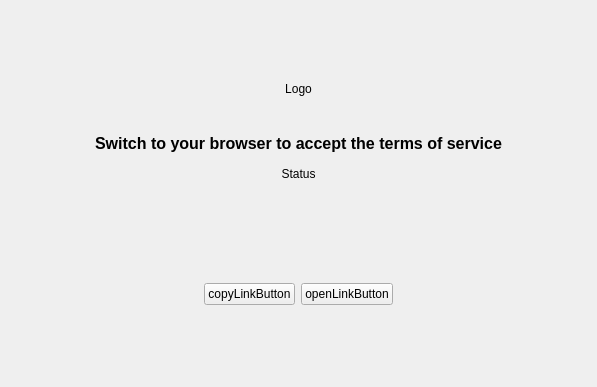
<?xml version="1.0" encoding="UTF-8"?>
<ui version="4.0">
 <class>TermsOfServiceCheckWidget</class>
 <widget class="QWidget" name="TermsOfServiceCheckWidget">
  <property name="geometry">
   <rect>
    <x>0</x>
    <y>0</y>
    <width>597</width>
    <height>387</height>
   </rect>
  </property>
  <property name="sizePolicy">
   <sizepolicy hsizetype="Minimum" vsizetype="MinimumExpanding">
    <horstretch>0</horstretch>
    <verstretch>0</verstretch>
   </sizepolicy>
  </property>
  <property name="minimumSize">
   <size>
    <width>500</width>
    <height>280</height>
   </size>
  </property>
  <property name="windowTitle">
   <string>Terms of Service</string>
  </property>
  <layout class="QVBoxLayout" name="verticalLayout_2">
   <item>
    <spacer name="verticalSpacer_6">
     <property name="orientation">
      <enum>Qt::Orientation::Vertical</enum>
     </property>
     <property name="sizeHint" stdset="0">
      <size>
       <width>20</width>
       <height>40</height>
      </size>
     </property>
    </spacer>
   </item>
   <item>
    <layout class="QVBoxLayout" name="verticalLayout">
     <item>
      <widget class="QLabel" name="logoLabel">
       <property name="text">
        <string>Logo</string>
       </property>
       <property name="alignment">
        <set>Qt::AlignmentFlag::AlignCenter</set>
       </property>
      </widget>
     </item>
     <item>
      <spacer name="verticalSpacer">
       <property name="orientation">
        <enum>Qt::Orientation::Vertical</enum>
       </property>
       <property name="sizeHint" stdset="0">
        <size>
         <width>20</width>
         <height>32</height>
        </size>
       </property>
      </spacer>
     </item>
     <item>
      <widget class="QLabel" name="label">
       <property name="font">
        <font>
         <pointsize>12</pointsize>
         <bold>true</bold>
        </font>
       </property>
       <property name="text">
        <string>Switch to your browser to accept the terms of service</string>
       </property>
       <property name="alignment">
        <set>Qt::AlignmentFlag::AlignCenter</set>
       </property>
       <property name="wordWrap">
        <bool>true</bool>
       </property>
      </widget>
     </item>
     <item>
      <spacer name="verticalSpacer_4">
       <property name="orientation">
        <enum>Qt::Orientation::Vertical</enum>
       </property>
       <property name="sizeType">
        <enum>QSizePolicy::Policy::Expanding</enum>
       </property>
       <property name="sizeHint" stdset="0">
        <size>
         <width>20</width>
         <height>8</height>
        </size>
       </property>
      </spacer>
     </item>
     <item>
      <widget class="QLabel" name="statusLabel">
       <property name="text">
        <string notr="true">Status</string>
       </property>
       <property name="alignment">
        <set>Qt::AlignmentFlag::AlignCenter</set>
       </property>
       <property name="margin">
        <number>0</number>
       </property>
      </widget>
     </item>
     <item>
      <spacer name="verticalSpacer_2">
       <property name="orientation">
        <enum>Qt::Orientation::Vertical</enum>
       </property>
       <property name="sizeHint" stdset="0">
        <size>
         <width>20</width>
         <height>32</height>
        </size>
       </property>
      </spacer>
     </item>
     <item>
      <layout class="QHBoxLayout" name="progressLayout"/>
     </item>
     <item>
      <spacer name="verticalSpacer_5">
       <property name="orientation">
        <enum>Qt::Orientation::Vertical</enum>
       </property>
       <property name="sizeHint" stdset="0">
        <size>
         <width>20</width>
         <height>64</height>
        </size>
       </property>
      </spacer>
     </item>
     <item>
      <layout class="QHBoxLayout" name="horizontalLayout_2">
       <item>
        <spacer name="horizontalSpacer_2">
         <property name="orientation">
          <enum>Qt::Orientation::Horizontal</enum>
         </property>
         <property name="sizeHint" stdset="0">
          <size>
           <width>40</width>
           <height>20</height>
          </size>
         </property>
        </spacer>
       </item>
       <item>
        <layout class="QHBoxLayout" name="horizontalLayout">
         <item>
          <widget class="QPushButton" name="copyLinkButton">
           <property name="sizePolicy">
            <sizepolicy hsizetype="Minimum" vsizetype="Fixed">
             <horstretch>0</horstretch>
             <verstretch>0</verstretch>
            </sizepolicy>
           </property>
           <property name="font">
            <font>
             <pointsize>9</pointsize>
            </font>
           </property>
           <property name="text">
            <string notr="true">copyLinkButton</string>
           </property>
           <property name="autoDefault">
            <bool>true</bool>
           </property>
           <property name="default">
            <bool>false</bool>
           </property>
          </widget>
         </item>
         <item>
          <widget class="QPushButton" name="openLinkButton">
           <property name="sizePolicy">
            <sizepolicy hsizetype="Minimum" vsizetype="Fixed">
             <horstretch>0</horstretch>
             <verstretch>0</verstretch>
            </sizepolicy>
           </property>
           <property name="font">
            <font>
             <pointsize>9</pointsize>
            </font>
           </property>
           <property name="text">
            <string notr="true">openLinkButton</string>
           </property>
           <property name="autoDefault">
            <bool>true</bool>
           </property>
           <property name="default">
            <bool>false</bool>
           </property>
          </widget>
         </item>
        </layout>
       </item>
       <item>
        <spacer name="horizontalSpacer">
         <property name="orientation">
          <enum>Qt::Orientation::Horizontal</enum>
         </property>
         <property name="sizeHint" stdset="0">
          <size>
           <width>40</width>
           <height>20</height>
          </size>
         </property>
        </spacer>
       </item>
      </layout>
     </item>
    </layout>
   </item>
   <item>
    <spacer name="verticalSpacer_3">
     <property name="orientation">
      <enum>Qt::Orientation::Vertical</enum>
     </property>
     <property name="sizeType">
      <enum>QSizePolicy::Policy::Expanding</enum>
     </property>
     <property name="sizeHint" stdset="0">
      <size>
       <width>20</width>
       <height>60</height>
      </size>
     </property>
    </spacer>
   </item>
  </layout>
 </widget>
 <resources/>
 <connections/>
</ui>
